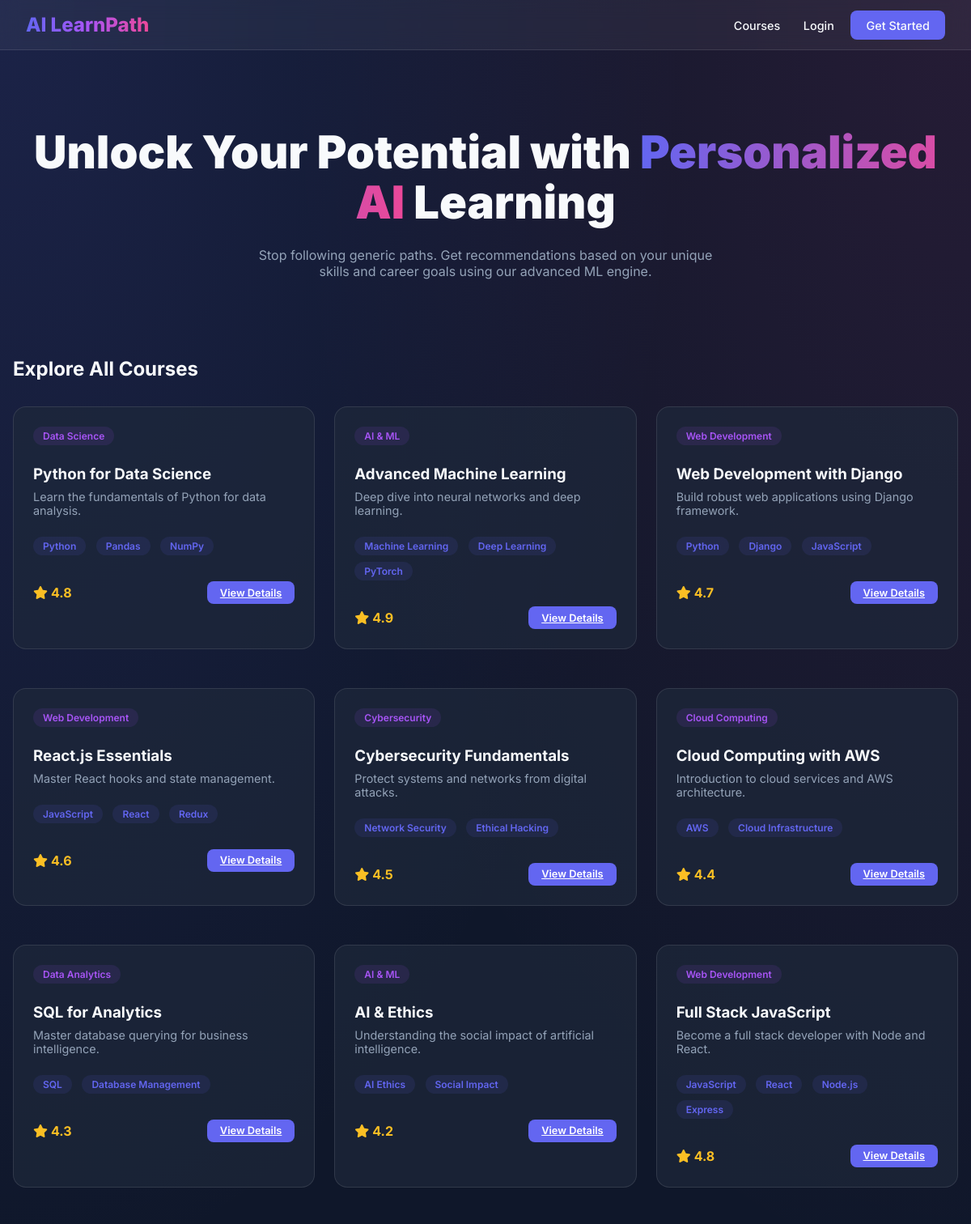
The page / (upper part) on the database its author committed.
### core/models.py (models this page shows, shortened)
class Course(models.Model):
    title = models.CharField(max_length=200)
    description = models.TextField()
    category = models.CharField(max_length=100)
    skills_taught = models.ManyToManyField(Skill, related_name="courses")
    popularity_score = models.FloatField(default=0.0)
    image_url = models.CharField(max_length=500, blank=True, null=True)

class Skill(models.Model):
    name = models.CharField(max_length=100, unique=True)

### core/views.py (the view)
# urls.py: path('', core_views.course_list, name='home'),
def course_list(request):
    courses = Course.objects.all()
    return render(request, 'core/course_list.html', {'courses': courses})

### templates/core/course_list.html
{% extends 'base.html' %}
{% block content %}
<div class="hero-section">
    <h1 class="hero-title">Unlock Your Potential with <span class="gradient-text">Personalized AI</span> Learning</h1>
    <p style="color: var(--text-muted); max-width: 600px; margin: 0 auto 2rem;">Stop following generic paths. Get recommendations based on your unique skills and career goals using our advanced ML engine.</p>
</div>
<h2 style="margin-bottom: 2rem;">Explore All Courses</h2>
<div class="grid">
    {% for course in courses %}
    <div class="card">
        <span class="tag" style="background: rgba(168, 85, 247, 0.1); color: #a855f7;">{{ course.category }}</span>
        <h3 style="margin: 1rem 0 0.5rem;">{{ course.title }}</h3>
        <p style="color: var(--text-muted); font-size: 0.9rem; margin-bottom: 1.5rem;">{{ course.description|truncatewords:20 }}</p>
        <div style="margin-bottom: 1.5rem;">
            {% for skill in course.skills_taught.all %}
                <span class="tag">{{ skill.name }}</span>
            {% endfor %}
        </div>
        <div style="display: flex; justify-content: space-between; align-items: center;">
            <span style="font-weight: 700; color: #fbbf24;"><i class="fas fa-star" style="margin-right: 4px;"></i>{{ course.popularity_score }}</span>
            <a href="{% url 'course_detail' course.id %}" class="btn-primary" style="padding: 0.4rem 1rem; font-size: 0.8rem;">View Details</a>
        </div>
    </div>
    {% endfor %}
</div>
{% endblock %}

### templates/base.html (shortened to what this page needs)
{% load static %}
<!DOCTYPE html>
<html lang="en">
<head>
    <link rel="stylesheet" href="{% static 'css/style.css' %}">
</head>
<body>
    <nav class="navbar">
        <a href="{% url 'home' %}" class="nav-brand">AI LearnPath</a>
        <div class="nav-links">
            <a href="{% url 'home' %}">Courses</a>
            {% if user.is_authenticated %}
                <a href="{% url 'dashboard' %}">Dashboard</a>
                <a href="{% url 'profile_update' %}">Profile</a>
                <form method="post" action="{% url 'logout' %}" style="display:inline; margin:0;">
                    {% csrf_token %}
                    <button type="submit" style="background:none; border:none; padding:0; color:inherit; cursor:pointer; opacity:0.7; font: inherit;">Logout</button>
                </form>
            {% else %}
                <a href="{% url 'login' %}">Login</a>
                <a href="{% url 'signup' %}" class="btn-primary" style="margin-left: 1rem;">Get Started</a>
            {% endif %}
        </div>
    </nav>
    <div class="container fade-in">
        {% block content %}
        {% endblock %}
    </div>
</body>
</html>

### static/css/style.css (style rules this page uses)
:root { --primary-color: #6366f1; --primary-hover: #4f46e5; --secondary-color: #ec4899; --bg-dark: #0f172a; --bg-card: rgba(30, 41, 59, 0.7); --text-main: #f8fafc; --text-muted: #94a3b8; --glass-border: rgba(255, 255, 255, 0.1); --glass-bg: rgba(255, 255, 255, 0.05); }
* { margin: 0; padding: 0; box-sizing: border-box; font-family: 'Inter', system-ui, -apple-system, sans-serif; }
body { background: var(--bg-dark); color: var(--text-main); min-height: 100vh; background-image: radial-gradient(at 0% 0%, rgba(99, 102, 241, 0.15) 0px, transparent 50%), radial-gradient(at 100% 0%, rgba(236, 72, 153, 0.1) 0px, transparent 50%); }
.navbar { background: var(--glass-bg); backdrop-filter: blur(12px); border-bottom: 1px solid var(--glass-border); padding: 1rem 2rem; display: flex; justify-content: space-between; align-items: center; position: sticky; top: 0; z-index: 100; }
.nav-brand { font-size: 1.5rem; font-weight: 800; background: linear-gradient(to right, #6366f1, #a855f7, #ec4899); -webkit-background-clip: text; -webkit-text-fill-color: transparent; text-decoration: none; }
.nav-links a { color: var(--text-main); text-decoration: none; margin-left: 1.5rem; font-size: 0.9rem; font-weight: 500; transition: color 0.3s; }
.btn-primary { background: var(--primary-color); color: white; padding: 0.6rem 1.2rem; border-radius: 0.5rem; border: none; font-weight: 600; cursor: pointer; transition: transform 0.2s, background 0.2s; }
.container { max-width: 1200px; margin: 2rem auto; padding: 0 1rem; }
.card { background: var(--bg-card); backdrop-filter: blur(8px); border: 1px solid var(--glass-border); border-radius: 1rem; padding: 1.5rem; margin-bottom: 1.5rem; transition: transform 0.3s ease; }
.grid { display: grid; grid-template-columns: repeat(auto-fill, minmax(300px, 1fr)); gap: 1.5rem; }
.tag { display: inline-block; padding: 0.25rem 0.75rem; border-radius: 9999px; background: rgba(99, 102, 241, 0.1); color: var(--primary-color); font-size: 0.75rem; font-weight: 600; margin-right: 0.5rem; margin-bottom: 0.5rem; }
.fade-in { animation: fadeIn 0.6s ease forwards; }
.hero-section { text-align: center; padding: 4rem 1rem; }
.hero-title { font-size: 3.5rem; font-weight: 900; line-height: 1.1; margin-bottom: 1.5rem; }
.gradient-text { background: linear-gradient(to right, #6366f1, #ec4899); -webkit-background-clip: text; -webkit-text-fill-color: transparent; }

### rows shown on the page
Course: category "Data Science", title "Python for Data Science", description "Learn the fundamentals of Python for data analysis.", popularity_score "4.8"
Skill: name "Python"
Skill: name "Pandas"
Skill: name "NumPy"
Course: category "AI & ML", title "Advanced Machine Learning", description "Deep dive into neural networks and deep learning.", popularity_score "4.9"
Skill: name "Machine Learning"
Skill: name "Deep Learning"
Skill: name "PyTorch"
Course: category "Web Development", title "Web Development with Django", description "Build robust web applications using Django framework.", popularity_score "4.7"
Skill: name "Django"
Skill: name "JavaScript"
Course: category "Web Development", title "React.js Essentials", description "Master React hooks and state management.", popularity_score "4.6"
Skill: name "React"
Skill: name "Redux"
Course: category "Cybersecurity", title "Cybersecurity Fundamentals", description "Protect systems and networks from digital attacks.", popularity_score "4.5"
Skill: name "Network Security"
Skill: name "Ethical Hacking"
Course: category "Cloud Computing", title "Cloud Computing with AWS", description "Introduction to cloud services and AWS architecture.", popularity_score "4.4"
Skill: name "AWS"
Skill: name "Cloud Infrastructure"
Course: category "Data Analytics", title "SQL for Analytics", description "Master database querying for business intelligence.", popularity_score "4.3"
Skill: name "SQL"
Skill: name "Database Management"
Course: category "AI & ML", title "AI & Ethics", description "Understanding the social impact of artificial intelligence.", popularity_score "4.2"
Skill: name "AI Ethics"
Skill: name "Social Impact"
Course: category "Web Development", title "Full Stack JavaScript", description "Become a full stack developer with Node and React.", popularity_score "4.8"
Skill: name "Node.js"
Skill: name "Express"
